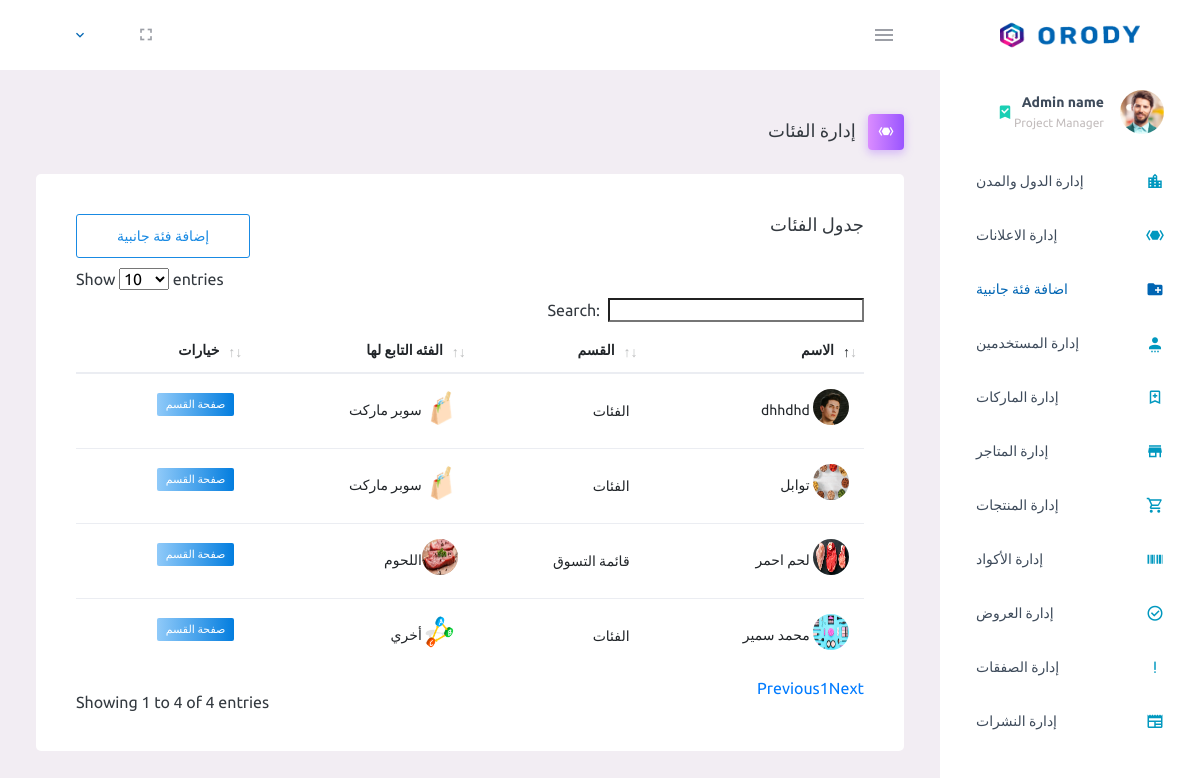
The page /pages/subcategory/subcategory.php on the database its author committed.
### tables this page shows
CREATE TABLE `subcategory` (
  `categoryid` tinyint(3) UNSIGNED NOT NULL,
  `name` varchar(35) NOT NULL,
  `id` smallint(5) UNSIGNED NOT NULL,
  `image` text NOT NULL
);

CREATE TABLE `category` (
  `id` tinyint(3) UNSIGNED NOT NULL,
  `name` varchar(25) NOT NULL,
  `photo` text NOT NULL,
  `type` tinyint(1) NOT NULL
);

### pages/subcategory/subcategory.php (the view, shortened to what this page needs)
<?php
require '../../api/db.php';
$sql = "SELECT  subcategory.id,subcategory.`name`,category.name,category.photo,category.type,subcategory.image FROM `subcategory` INNER join category on category.id=subcategory.categoryid";
$stmt=$conn->prepare($sql);
$stmt->execute();
$size=$stmt->rowCount();
$result=$stmt->fetchAll();
?>
<html lang="en">
<head>
    <link rel="stylesheet" href="../../assets/vendors/mdi/css/materialdesignicons.min.css">
    <link rel="stylesheet" href="../../assets/vendors/css/vendor.bundle.base.css">
    <link rel="stylesheet" href="../../assets/css/style.css">
    <link rel="stylesheet" href="../../assets/\css\dataTables.css">
</head>
<body class="">
    <div class="container-scroller">
        <?php include'../../api/nav.php';?>
        <div class="container-fluid page-body-wrapper">
            <div class="main-panel">
                <div class="content-wrapper">
                    <div class="page-header">
                        <h3 class="page-title">
                            إدارة الفئات
                            <span class="page-title-icon bg-gradient-primary text-white mr-2">
                <i class="mdi mdi-xaml menu-icon"></i>
              </span> </h3>
                    </div>
                    <div class="row">
                        <div class="col-12 grid-margin">
                            <div class="card">
                                <div class="card-body">
                                    <div class="row">
                                        <div style="text-align: -webkit-left;margin-bottom: 10;" class="col-sm-5">
                                            <a href="addSubCategory.php"><button type="button" class="btn btn-outline-info btn-icon-text"> إضافة فئة جانبية </button></a>
                                        </div>
                                        <div class="col-sm-7">
                                            <h4 class="card-title">جدول الفئات</h4>
                                        </div>
                                    </div>
                                    <div class="table-responsive">
                                        <table id="tableId" class="rtl table">
                                            <thead>
                                                <tr>
                                                    <th> الاسم </th>
                                                    <th> القسم </th>
                                                    <th> الفئه التابع لها </th>
                                                    <th> خيارات </th>
                                                </tr>
                                            </thead>
                                            <tbody>
                                                <?php
                                                for($i=0;$i<$size;$i++)
                                                {
                                                    ?>
                                                <tr>
                                                    <td><img src="../../api/<?php echo $result[$i][5];?>" class="mb-2 mh-50" alt="image"> <?php echo $result[$i][1];?>  </td>
                                                    <td> <?php if($result[$i][4]==0) echo"الفئات";
                                                    else echo "قائمة التسوق"; ?> </td>
                                                    <td><img src="../../api/<?php echo $result[$i][3];?>" class="mb-2 mh-50" alt="image"><?php echo $result[$i][2];?> </td>
                                                    <td>
                                                    <form id="cat<?php echo$result[$i][0]; ?>" action="editSubCategory.php" method="POST"> <input type="hidden" name="id" value="<?php echo$result[$i][0]; ?>">
                                                       <a onclick="document.getElementById('cat<?php echo$result[$i][0]; ?>').submit();"><label class="badge badge-gradient-info"> صفحة القسم </label></a></form>
                                                    </td>
                                                </tr>
                                               <?php
                                                }
                                                ?>
                                            </tbody>
                                        </table>
                                    </div>
                                </div>
                            </div>
                        </div>
                    </div>
                </div>
            </div>
        <?php include'../../api/side-nav.php';?>
        </div>
    </div>
</body>
</html>

### assets/css/dataTables.css (style rules this page uses)
table.dataTable { clear: both; margin-top: 6px !important; margin-bottom: 6px !important; max-width: none !important; border-collapse: separate !important; border-spacing: 0 }
table.dataTable td, table.dataTable th { -webkit-box-sizing: content-box; box-sizing: content-box }
table.dataTable thead>tr>th.sorting_asc, table.dataTable thead>tr>th.sorting_desc, table.dataTable thead>tr>th.sorting, table.dataTable thead>tr>td.sorting_asc, table.dataTable thead>tr>td.sorting_desc, table.dataTable thead>tr>td.sorting { padding-right: 30px }
table.dataTable thead .sorting, table.dataTable thead .sorting_asc, table.dataTable thead .sorting_desc, table.dataTable thead .sorting_asc_disabled, table.dataTable thead .sorting_desc_disabled { cursor: pointer; position: relative }
table.dataTable thead .sorting:before, table.dataTable thead .sorting:after, table.dataTable thead .sorting_asc:before, table.dataTable thead .sorting_asc:after, table.dataTable thead .sorting_desc:before, table.dataTable thead .sorting_desc:after, table.dataTable thead .sorting_asc_disabled:before, table.dataTable thead .sorting_asc_disabled:after, table.dataTable thead .sorting_desc_disabled:before, table.dataTable thead .sorting_desc_disabled:after { position: absolute; bottom: 0.9em; display: block; opacity: 0.3 }
table.dataTable thead .sorting:before, table.dataTable thead .sorting_asc:before, table.dataTable thead .sorting_desc:before, table.dataTable thead .sorting_asc_disabled:before, table.dataTable thead .sorting_desc_disabled:before { right: 1em; content: "\2191" }
table.dataTable thead .sorting:after, table.dataTable thead .sorting_asc:after, table.dataTable thead .sorting_desc:after, table.dataTable thead .sorting_asc_disabled:after, table.dataTable thead .sorting_desc_disabled:after { right: 0.5em; content: "\2193" }
table.dataTable thead .sorting_asc:before, table.dataTable thead .sorting_desc:after { opacity: 1 }

### rows shown on the page
subcategory: image (picture), name "محمد سمير", shows "الفئات", categoryid.photo (picture), categoryid.name "أخري"
subcategory: image (picture), name "لحم احمر", shows "قائمة التسوق", categoryid.photo (picture), categoryid.name "اللحوم"
subcategory: image (picture), name "توابل", shows "الفئات", categoryid.photo (picture), categoryid.name "سوبر ماركت"
subcategory: image (picture), name "dhhdhd", shows "الفئات", categoryid.photo (picture), categoryid.name "سوبر ماركت"
